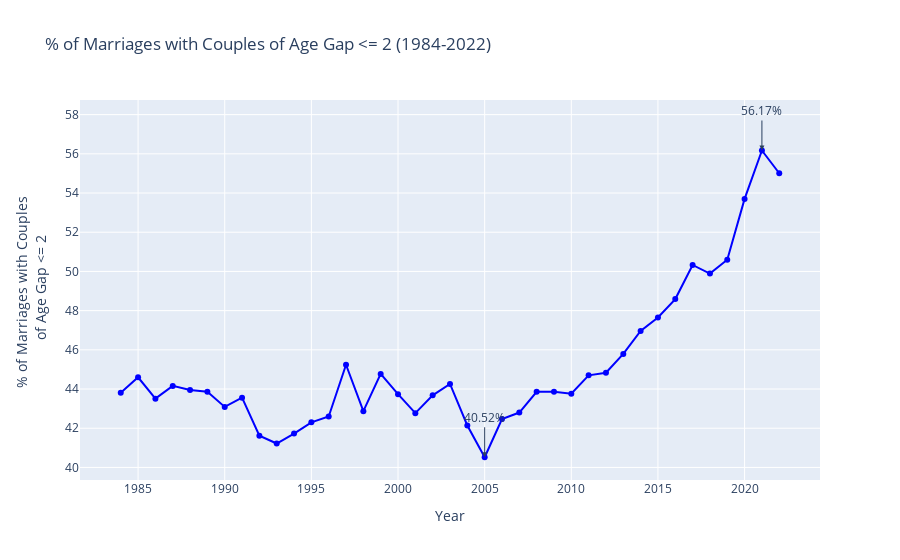

Notebook code cell kept with this figure:
### Code cell
### USING THIS
# Plot the line graph
fig5 = go.Figure()

fig5.add_trace(go.Scatter(
    x=df_t4['Data Series'],  # x-axis: 'Data Series' column
    y=df_t4['Age Diff <= 2 Ratio']*100,  # y-axis: 'Age Diff <= 1 Ratio' column
    mode='lines+markers',  # Connect dots with lines and add markers
    name='Age Diff <= 2 Ratio',
    line=dict(color='blue'),  # Line color
    marker=dict(color='blue'),  # Marker color
    text=df_t4['Age Diff <= 2 Ratio'] * 100,  # Text to display on markers (rounded to 2 decimal places)
    textposition='top center',  # Position of text on markers
))

# Filter the data to get the rows where 'Data Series' = 2021 and 'Data Series' = 2005
data_2021 = df_t4[df_t4['Data Series'] == 2021]
data_2005 = df_t4[df_t4['Data Series'] == 2005]

# Set the text label for the data point at year 2021
label_2021 = f"{data_2021['Age Diff <= 2 Ratio'].iloc[0] * 100:.2f}%"
fig5.add_annotation(
    x=data_2021['Data Series'].iloc[0],
    y=data_2021['Age Diff <= 2 Ratio'].iloc[0] * 100,
    text=label_2021,
    showarrow=True,
    arrowhead=2,
    ax=0,
    ay=-40,
)

# Set the text label for the data point at year 2005
label_2005 = f"{data_2005['Age Diff <= 2 Ratio'].iloc[0] * 100:.2f}%"
fig5.add_annotation(
    x=data_2005['Data Series'].iloc[0],
    y=data_2005['Age Diff <= 2 Ratio'].iloc[0] * 100,
    text=label_2005,
    showarrow=True,
    arrowhead=2,
    ax=0,
    ay=-40,
)


# Update layout
fig5.update_layout(
    title="% of Marriages with Couples of Age Gap <= 2 (1984-2022)",
    xaxis_title="Year",  # x-axis label
    yaxis_title="% of Marriages with Couples <br> of Age Gap <= 2",  # y-axis label
)

# Show the plot
fig5.show()

### Figure 1 — Plotly figure (JSON) as saved in the notebook; plotly's stock layout.template omitted (floating-point values rounded to 4 significant figures)
{"data": [{"line": {"color": "blue"}, "marker": {"color": "blue"}, "mode": "lines+markers", "name": "Age Diff <= 2 Ratio", "text": [55.01, 56.17, 53.7, 50.6, 49.89, 50.33, 48.59, 47.65, 46.96, 45.79, 44.83, 44.7, 43.76, 43.86, 43.86, 42.8, 42.47, 40.52, 42.14, 44.26, 43.68, 42.77, 43.74, 44.77, 42.87, 45.24, 42.6, 42.3, 41.73, 41.22, 41.62, 43.56, 43.09, 43.86, 43.95, 44.16, 43.51, 44.6, 43.81], "textposition": "top center", "type": "scatter", "x": [2022, 2021, 2020, 2019, 2018, 2017, 2016, 2015, 2014, 2013, 2012, 2011, 2010, 2009, 2008, 2007, 2006, 2005, 2004, 2003, 2002, 2001, 2000, 1999, 1998, 1997, 1996, 1995, 1994, 1993, 1992, 1991, 1990, 1989, 1988, 1987, 1986, 1985, 1984], "y": [55.01, 56.17, 53.7, 50.6, 49.89, 50.33, 48.59, 47.65, 46.96, 45.79, 44.83, 44.7, 43.76, 43.86, 43.86, 42.8, 42.47, 40.52, 42.14, 44.26, 43.68, 42.77, 43.74, 44.77, 42.87, 45.24, 42.6, 42.3, 41.73, 41.22, 41.62, 43.56, 43.09, 43.86, 43.95, 44.16, 43.51, 44.6, 43.81]}], "layout": {"annotations": [{"arrowhead": 2, "ax": 0, "ay": -40, "showarrow": true, "text": "56.17%", "x": 2021, "y": 56.17}, {"arrowhead": 2, "ax": 0, "ay": -40, "showarrow": true, "text": "40.52%", "x": 2005, "y": 40.52}], "title": {"text": "% of Marriages with Couples of Age Gap <= 2 (1984-2022)"}, "xaxis": {"title": {"text": "Year"}}, "yaxis": {"title": {"text": "% of Marriages with Couples <br> of Age Gap <= 2"}}}}
